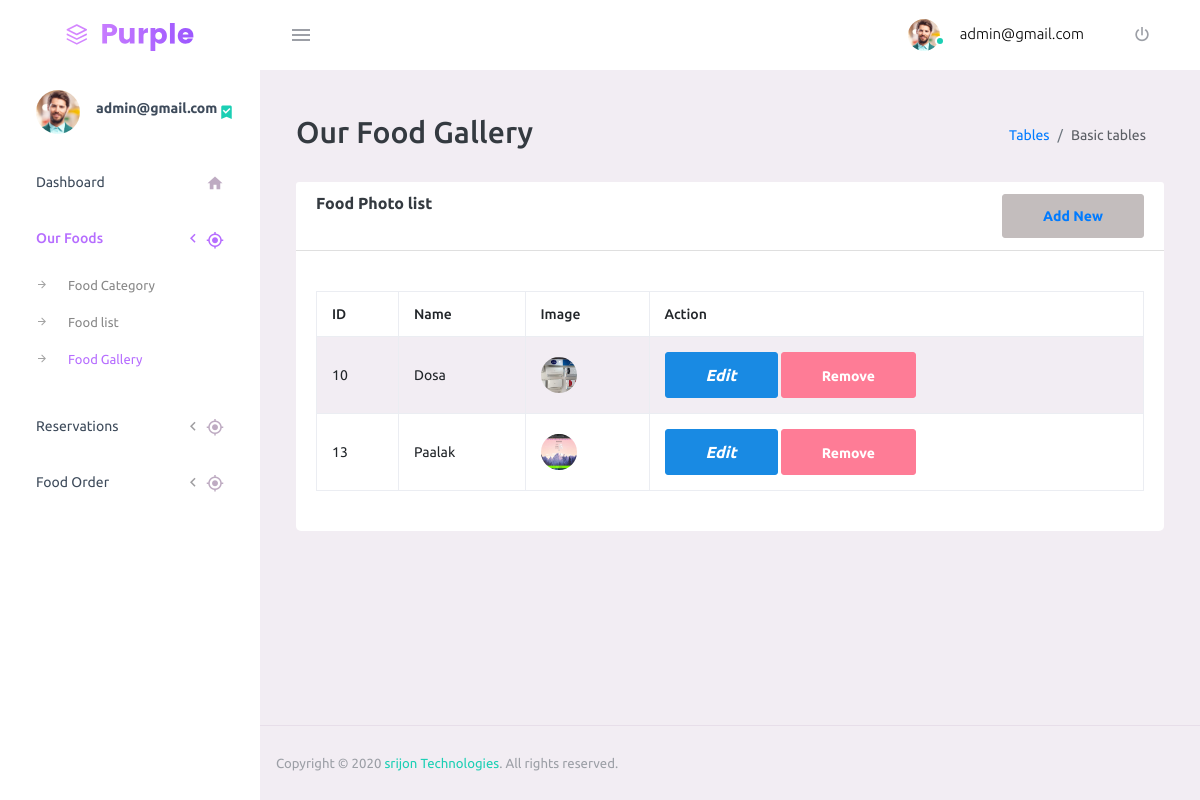
The app's page /admin/foodgall.php (signed in) with its own data.
### tables this page shows
CREATE TABLE `foodgallery` (
  `id` int(11) NOT NULL,
  `name` text NOT NULL,
  `image` longtext NOT NULL,
  `category` varchar(255) NOT NULL,
  `price` varchar(255) NOT NULL
);

### admin/foodgall.php (the view, shortened to what this page needs)
<?php
  include('include/config.php');
  $upload_dir = 'images/';
?>
<!DOCTYPE html>
<html lang="en">
<head>
    <link rel="stylesheet" href="vendors/mdi/css/materialdesignicons.min.css">
    <link rel="stylesheet" href="vendors/css/vendor.bundle.base.css">
    <link rel="stylesheet" href="css/style.css">
</head>
<body>
    <div class="container-scroller">
        <?php
        include("include/header.php");
        ?>
        <div class="container-fluid page-body-wrapper">
            <?php
          include("Include/sidebar.php");
          ?>
            <div class="main-panel">
                <div class="content-wrapper">
                    <div class="page-header">
                        <h2> Our Food Gallery </h2>
                        <nav aria-label="breadcrumb">
                            <ol class="breadcrumb">
                                <li class="breadcrumb-item"><a href="#">Tables</a></li>
                                <li class="breadcrumb-item active" aria-current="page">Basic tables</li>
                            </ol>
                        </nav>
                    </div>
                    <div class="row ">
                        <div class="col-md-12 mb-4">
                            <div class="card">
                                <div class="card-header bg-white font-weight-bold">
                                    Food Photo list
                                    <button type="submit" class="btn btn-secondary float-right customs-btn-bd"
                                        data-toggle="modal" data-target="#foodCategory">
                                        <a href="creategallery.php"> Add New </a>
                                    </button>
                                </div>
                                <div class="card-body ">
                                    <div class="row">
                                        <table id="example" class="table table-striped table-bordered"
                                            style="width:100%">
                                            <thead>
                                                <tr>
                                                    <th>ID</th>
                                                    <th>Name</th>
                                                    <th>Image</th>
                                                    <th>Action</th>
                                                </tr>
                                            </thead>
                                            <tbody>
                                                <?php
                            $sql = "select * from foodgallery";
                            $result = mysqli_query($mysqli, $sql);
                    				if(mysqli_num_rows($result)){
                    					while($row = mysqli_fetch_assoc($result)){
                          ?>
                                                <tr>
                                                    <td><?php echo $row['id'] ?></td>
                                                    <td><?php echo $row['name'] ?></td>
                                                    <td><img src="<?php echo $upload_dir.$row['image'] ?>"
                                                            height="100px" width="100px"></td>
                                                    <td>
                                                        <a href="updatefoodgall.php?id=<?php echo $row['id'] ?>"
                                                            class="btn btn-info"><i class="fa fa-user-edit">Edit</i></a>
                                                        <a href="foodgall.php?delete=<?php echo $row['id'] ?>"
                                                            class="btn btn-danger"
                                                            onclick="return confirm('Are you sure to delete this record?')">Remove</a>
                                                    </td>
                                                </tr>
                                                <?php
                              }
                            }
                          ?>
                                            </tbody>
                                        </table>
                                    </div>
                                </div>
                            </div>
                        </div>
                    </div>
                </div>
                <?php
            include("Include/footer.php");
            ?>
            </div>
        </div>
    </div>
</body>
</html>

### records on screen
foodgallery: id "10", name "Dosa", image (picture)
foodgallery: id "13", name "Paalak", image (picture)

### other values on screen
$_SESSION["email"] "admin@gmail.com"
